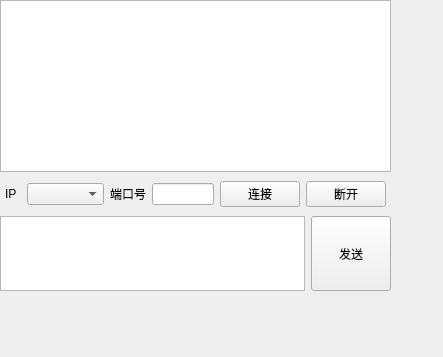
<?xml version="1.0" encoding="UTF-8"?>
<ui version="4.0">
 <class>Widget</class>
 <widget class="QWidget" name="Widget">
  <property name="geometry">
   <rect>
    <x>0</x>
    <y>0</y>
    <width>443</width>
    <height>357</height>
   </rect>
  </property>
  <property name="minimumSize">
   <size>
    <width>0</width>
    <height>60</height>
   </size>
  </property>
  <property name="windowTitle">
   <string>网络调试助手——客户端</string>
  </property>
  <property name="windowIcon">
   <iconset theme="QIcon::ThemeIcon::Phone"/>
  </property>
  <widget class="QWidget" name="layoutWidget">
   <property name="geometry">
    <rect>
     <x>0</x>
     <y>0</y>
     <width>391</width>
     <height>291</height>
    </rect>
   </property>
   <layout class="QVBoxLayout" name="verticalLayoutTotal" stretch="5,0,1,0,2">
    <item>
     <widget class="QTextEdit" name="textEditRev"/>
    </item>
    <item>
     <spacer name="verticalSpacer">
      <property name="orientation">
       <enum>Qt::Orientation::Vertical</enum>
      </property>
      <property name="sizeType">
       <enum>QSizePolicy::Policy::Fixed</enum>
      </property>
      <property name="sizeHint" stdset="0">
       <size>
        <width>20</width>
        <height>3</height>
       </size>
      </property>
     </spacer>
    </item>
    <item>
     <layout class="QHBoxLayout" name="horizontalLayoutClient" stretch="0,1,5,1,4,1,1,0">
      <item>
       <spacer name="horizontalSpacer">
        <property name="orientation">
         <enum>Qt::Orientation::Horizontal</enum>
        </property>
        <property name="sizeType">
         <enum>QSizePolicy::Policy::Fixed</enum>
        </property>
        <property name="sizeHint" stdset="0">
         <size>
          <width>5</width>
          <height>20</height>
         </size>
        </property>
       </spacer>
      </item>
      <item>
       <widget class="QLabel" name="label">
        <property name="text">
         <string>IP</string>
        </property>
       </widget>
      </item>
      <item>
       <widget class="MyComboBox" name="comboBoxIP"/>
      </item>
      <item>
       <widget class="QLabel" name="label_2">
        <property name="text">
         <string>端口号</string>
        </property>
       </widget>
      </item>
      <item>
       <widget class="QLineEdit" name="lineEditPort"/>
      </item>
      <item>
       <widget class="QPushButton" name="btnConnect">
        <property name="text">
         <string>连接</string>
        </property>
       </widget>
      </item>
      <item>
       <widget class="QPushButton" name="btnClose">
        <property name="text">
         <string>断开</string>
        </property>
       </widget>
      </item>
      <item>
       <spacer name="horizontalSpacer_2">
        <property name="orientation">
         <enum>Qt::Orientation::Horizontal</enum>
        </property>
        <property name="sizeType">
         <enum>QSizePolicy::Policy::Fixed</enum>
        </property>
        <property name="sizeHint" stdset="0">
         <size>
          <width>5</width>
          <height>20</height>
         </size>
        </property>
       </spacer>
      </item>
     </layout>
    </item>
    <item>
     <spacer name="verticalSpacer_2">
      <property name="orientation">
       <enum>Qt::Orientation::Vertical</enum>
      </property>
      <property name="sizeType">
       <enum>QSizePolicy::Policy::Fixed</enum>
      </property>
      <property name="sizeHint" stdset="0">
       <size>
        <width>20</width>
        <height>3</height>
       </size>
      </property>
     </spacer>
    </item>
    <item>
     <layout class="QHBoxLayout" name="horizontalLayoutSend">
      <item>
       <widget class="QTextEdit" name="textEditSend"/>
      </item>
      <item>
       <widget class="QPushButton" name="btnSend">
        <property name="minimumSize">
         <size>
          <width>0</width>
          <height>75</height>
         </size>
        </property>
        <property name="text">
         <string>发送</string>
        </property>
       </widget>
      </item>
     </layout>
    </item>
   </layout>
  </widget>
 </widget>
 <customwidgets>
  <customwidget>
   <class>MyComboBox</class>
   <extends>QComboBox</extends>
   <header location="global">mycombobox.h</header>
  </customwidget>
 </customwidgets>
 <resources/>
 <connections/>
</ui>
